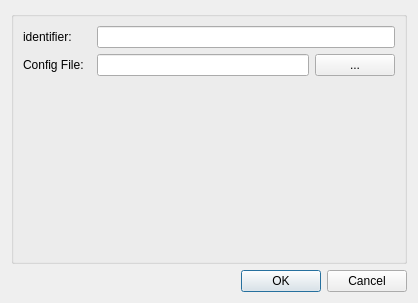
<?xml version="1.0" encoding="UTF-8"?>
<ui version="4.0">
 <class>ConfigureDialog</class>
 <widget class="QDialog" name="ConfigureDialog">
  <property name="geometry">
   <rect>
    <x>0</x>
    <y>0</y>
    <width>418</width>
    <height>303</height>
   </rect>
  </property>
  <property name="windowTitle">
   <string>Fieldwork Model Dict Source Configuration</string>
  </property>
  <layout class="QGridLayout" name="gridLayout">
   <item row="0" column="0">
    <widget class="QGroupBox" name="configGroupBox">
     <property name="title">
      <string/>
     </property>
     <layout class="QFormLayout" name="formLayout">
      <property name="fieldGrowthPolicy">
       <enum>QFormLayout::AllNonFixedFieldsGrow</enum>
      </property>
      <item row="0" column="0">
       <widget class="QLabel" name="label0">
        <property name="text">
         <string>identifier:  </string>
        </property>
       </widget>
      </item>
      <item row="0" column="1">
       <widget class="QLineEdit" name="lineEdit0"/>
      </item>
      <item row="1" column="0">
       <widget class="QLabel" name="label1">
        <property name="text">
         <string>Config File:  </string>
        </property>
       </widget>
      </item>
      <item row="1" column="1">
       <layout class="QHBoxLayout" name="horizontalLayout_2">
        <item>
         <widget class="QLineEdit" name="lineEdit1"/>
        </item>
        <item>
         <widget class="QPushButton" name="fileLocButton">
          <property name="text">
           <string>...</string>
          </property>
         </widget>
        </item>
       </layout>
      </item>
     </layout>
    </widget>
   </item>
   <item row="1" column="0">
    <widget class="QDialogButtonBox" name="buttonBox">
     <property name="orientation">
      <enum>Qt::Horizontal</enum>
     </property>
     <property name="standardButtons">
      <set>QDialogButtonBox::Cancel|QDialogButtonBox::Ok</set>
     </property>
    </widget>
   </item>
  </layout>
 </widget>
 <tabstops>
  <tabstop>lineEdit0</tabstop>
  <tabstop>lineEdit1</tabstop>
  <tabstop>fileLocButton</tabstop>
  <tabstop>buttonBox</tabstop>
 </tabstops>
 <resources/>
 <connections>
  <connection>
   <sender>buttonBox</sender>
   <signal>accepted()</signal>
   <receiver>ConfigureDialog</receiver>
   <slot>accept()</slot>
   <hints>
    <hint type="sourcelabel">
     <x>248</x>
     <y>254</y>
    </hint>
    <hint type="destinationlabel">
     <x>157</x>
     <y>274</y>
    </hint>
   </hints>
  </connection>
  <connection>
   <sender>buttonBox</sender>
   <signal>rejected()</signal>
   <receiver>ConfigureDialog</receiver>
   <slot>reject()</slot>
   <hints>
    <hint type="sourcelabel">
     <x>316</x>
     <y>260</y>
    </hint>
    <hint type="destinationlabel">
     <x>286</x>
     <y>274</y>
    </hint>
   </hints>
  </connection>
 </connections>
</ui>
